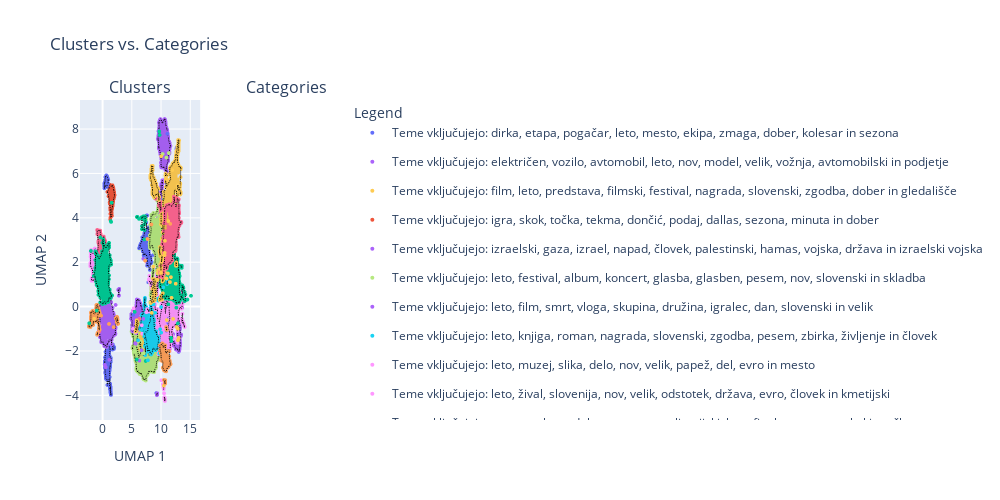

The cell this chart's notebook holds for it:
### Code cell
# categories = [
#     article['url_topics'][0] if len(article['url_topics']) >= 1 else "no-topic"
#     for article in articles
# ]
# categories = [
#     "/".join(article['url_topics']) if article['url_topics'] else "no-topic"
#     for article in articles
# ]

from plotly.subplots import make_subplots

fig = make_subplots(rows=1, cols=2, subplot_titles=("Clusters", "Categories"))

outliers = detect_2d_outliers(sbert_umap, generalized_topic_labels, max_percentile=80)

# Filter or annotate
filtered_points = ~outliers
titles_filtered = np.array([article['title'] for article in articles])[filtered_points]
clusters_filtered = np.array(sbert_clusters)[filtered_points]
categories_filtered = np.array(generalized_topic_labels)[filtered_points]
sbert_umap_filtered = sbert_umap[filtered_points]

# 1. Extract keywords per cluster
keywords_per_cluster = extract_cluster_keywords(texts, sbert_clusters)

# 2. Summarize them
cluster_name_map = {
    cluster_id: keywords_to_sentence(keywords)  # or keywords_to_summary()
    for cluster_id, keywords in keywords_per_cluster.items()
}


# Left: Clusters
draw_points(fig, "Clusters", col=1, 
            umap_embeddings=sbert_umap_filtered,
            #umap_embeddings=tsne_2d,
            clusters=clusters_filtered,
            titles=titles_filtered,
            rename_map=cluster_name_map,
            show_group_outlines=True)

# Right: Categories
# draw_points(fig, "Categories", col=2, 
#             umap_embeddings=sbert_umap,
#             #umap_embeddings=tsne_2d,
#             clusters=sbert_clusters,  # still required for shape
#             titles=[article['title'] for article in articles],
#             categories=generalized_topic_labels,
#             show_group_outlines=False)
# draw_points(fig, "Clusters", col=2, 
#             umap_embeddings=sbert_umap,
#             #umap_embeddings=tsne_2d,
#             clusters=sbert_clusters,
#             titles=[article['title'] for article in articles],
#             categories=None,
#             show_group_outlines=True)

fig.update_layout(
    height=500,
    width=1000,
    title_text="Clusters vs. Categories",
    legend_title_text="Legend",
)

fig.show()
